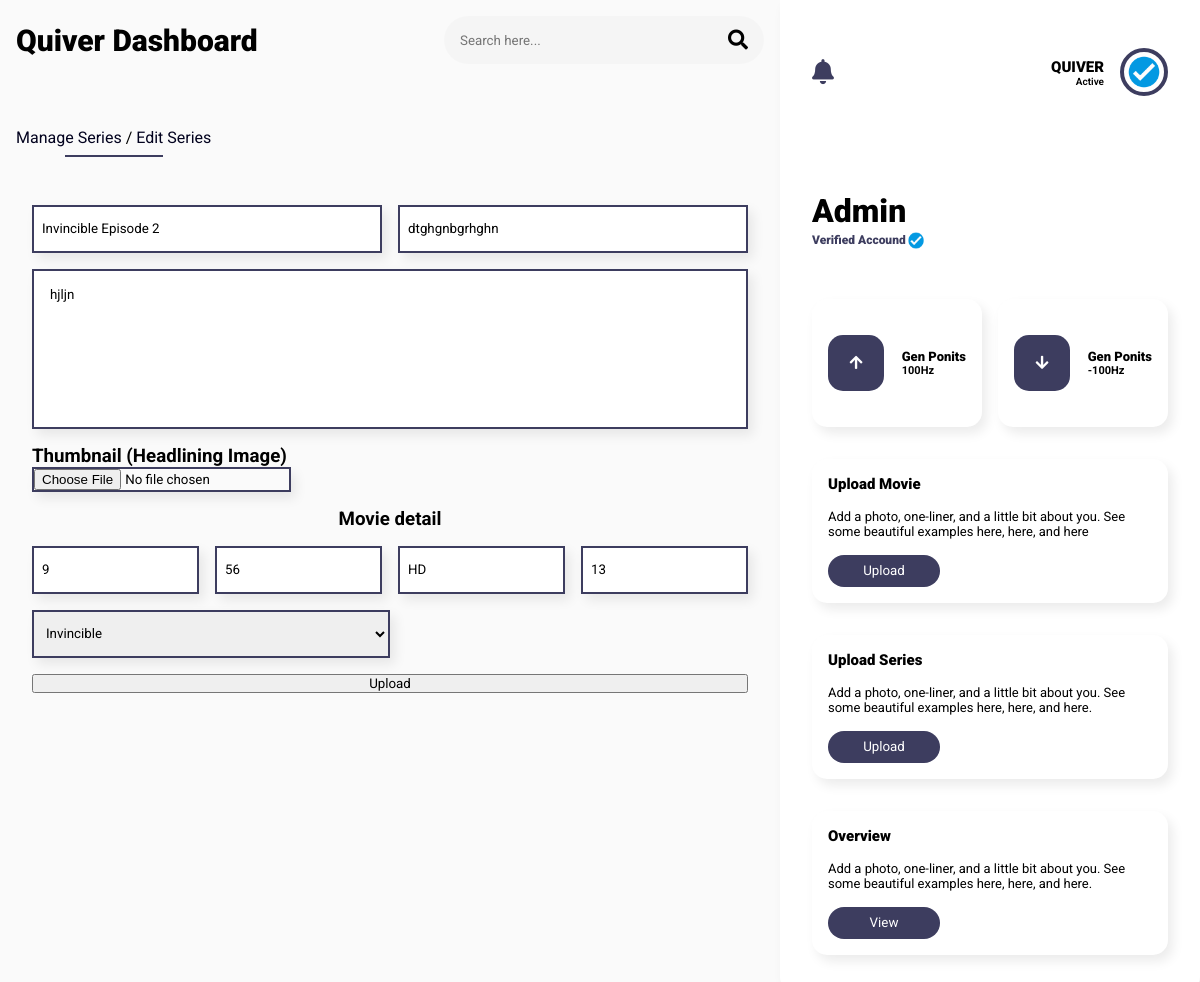
The app's page /admin/edit-series.php?id=4 (signed in) with its own data.
### tables this page shows
CREATE TABLE `series` (
  `id` int(11) NOT NULL,
  `title` text NOT NULL,
  `link` varchar(300) NOT NULL,
  `body` text NOT NULL,
  `thumbnail` varchar(225) NOT NULL,
  `rate` varchar(225) NOT NULL,
  `time` varchar(225) NOT NULL,
  `vq` varchar(225) NOT NULL,
  `age` varchar(225) NOT NULL,
  `category_id` int(11) NOT NULL
);

CREATE TABLE `catalogue` (
  `id` int(11) NOT NULL,
  `title` text NOT NULL,
  `body` text NOT NULL,
  `thumbnail` varchar(225) NOT NULL,
  `category_id` int(11) NOT NULL
);

### admin/edit-series.php (the view, shortened to what this page needs)
<?php
include ('./includes/header.php') ;
$query = "SELECT * FROM catalogue";
$query_result = mysqli_query($connection, $query);
if(isset($_GET['id'])){
    $id = filter_var($_GET['id'], FILTER_SANITIZE_NUMBER_INT);
    $query_series = "SELECT * FROM series WHERE id=$id";
    $query_series_result = mysqli_query($connection, $query_series);
    $series = mysqli_fetch_assoc($query_series_result);
}else{
    header('location: ' . ROOT_URL . 'manage-series.php');
    die();
}
?>
    <div class="main">
        <div class="main-container">
            <div class="center">
                <div class="padding intro">
                    <h1>Quiver Dashboard</h1>
                    <div class="center-righqt-nav">
                        <div class="search">
                            <input type="search" placeholder="Search here...">
                            <i class="fas fa-search"></i>
                        </div>
                    </div>
                </div>
                <div class="padding second-nav">
                    <ul>
                        <li><span><a href="manage-series.php">Manage Series</a> / <a href="edit-series.php">Edit Series</a></span><hr></li>
                    </ul>
                </div>
                <form class="upload-form" action="edit-series-logic.php" enctype="multipart/form-data" method="post">
                    <div class="form-container">
                        <div class="form-top">
                            <input type="text" required value="<?= $series['title']; ?>" name="title" placeholder="Title">
                            <input type="text" required value="<?= $series['link'] ?>" name="link" placeholder="Video Link">
                        </div>
                        <textarea name="body" placeholder="About movie"><?= $series['body'] ?></textarea>
                        <div class="thubnail">
                            <h3>Thumbnail (Headlining Image)</h3>
                            <input type="file" name="thumbnail" placeholder="Thumbnail">
                        </div>
                        <div class="movie-little-detail">
                            <h3>Movie detail</h3>
                            <div class="form-top">
                                <input type="number" required value="<?= $series['rate'] ?>" name="rate" placeholder="Rating on scale of 1 - 10 ">
                                <input type="number" required value="<?= $series['time'] ?>" name="time" placeholder="Time frame">
                                <input type="text" required value="<?= $series['vq'] ?>" name="vq" placeholder="Video Quality">
                                <input type="text" required value="<?= $series['age'] ?>" name="age" placeholder="Age range">
                            </div>
                        </div>
                        <div class="form-bottom">
                            <select required name="catalogue_id">
                                <?php foreach($query_result as $key) : ?>
                                    <option value="<?= $key['id'] ?>" <?= $series['category_id'] == $key['id']  ? 'selected' : ''?> ><?= $key['title'] ?></option>
                                <?php endforeach ?>
                            </select>
                        </div>
                        <button type="submit" required name="submit">
                            Upload
                        </button>
                    </div>
                </form>
            </div>
            <?php include ('./includes/aside.php') ?>
</body>
</html>

### admin/css/style.css (style rules this page uses)
* { margin: 0; padding: 0; bottom: 0; text-decoration: none; list-style: none; box-sizing: border-box; top: 0; color: balck; font-family: 'Poppins', sans-serif; font-family: 'Roboto', sans-serif; }
:root { --background-color: rgb(255, 255, 255); --color-danger: rgb(61, 61, 95); --side-color: rgba(2, 2, 30, 0.02); --admin-shadow: 0.3rem 0.4rem 0.7rem rgb(0 0 0 / 8%); }
body { overflow-x: hidden; background: var(--side-color); }
a { color: #02021E; }
.main { width: 100vw; }
.main-container { display: grid; grid-template-columns: 70% 30%; flex-direction: column; justify-content: center; }
.center { display: flex; flex-direction: column; }
.center h1 { font-weight: 900; font-size: 30px; }
.padding { padding: 1rem; }
.intro { display: flex; justify-content: space-between; align-items: center; }
.search { height: 3rem; padding: 1rem; width: 20rem; display: flex; align-items: center; justify-content: space-between; background: var(--side-color); border-radius: 50px; }
.search input { background: none; border: none; outline: none; width: 100%; color: #02021E; }
.search i { font-weight: 900; font-size: 20px; }
.second-nav { display: flex; width: 100%; }
.second-nav ul { width: 100%; display: flex; gap: 5rem; margin-top: 2rem; }
.second-nav li { display: flex; flex-direction: column; gap: 0.5rem; align-items: center; }
.second-nav li hr { background: var(--color-danger); height: 0.1rem; border: none; outline: none; width: 50%; }
@media screen and (max-width: 1300px) { .main-container { width: 100vw; grid-template-columns: 65% 35%; } }
.upload-form { width: 100%; padding: 2rem; display: flex; flex-direction: column; }
.form-container { width: 100%; display: flex; flex-direction: column; gap: 1rem; }
.form-top, .form-bottom { width: 100%; display: flex; gap: 1rem; }
.form-top input { width: 100%; height: 3rem; padding: 0.5rem; }
.upload-form textarea { width: 100%; height: 10rem; resize: none; padding: 1rem; }
.form-bottom { align-items: center; }
.form-bottom select { width: 50%; height: 3rem; padding: 0.5rem; }
.upload-form input, .upload-form select, .upload-form option, .upload-form textarea { outline: none; border: 2px solid var(--color-danger); box-shadow: var(--admin-shadow); }
.movie-little-detail { width: 100%; text-align: center; display: flex; flex-direction: column; gap: 1rem; }

### records on screen
series: title "Invincible Episode 2", link "dtghgnbgrhghn", body "hjljn", rate "9", time "56", vq "HD", age "13", catalogue_id "Invincible"
